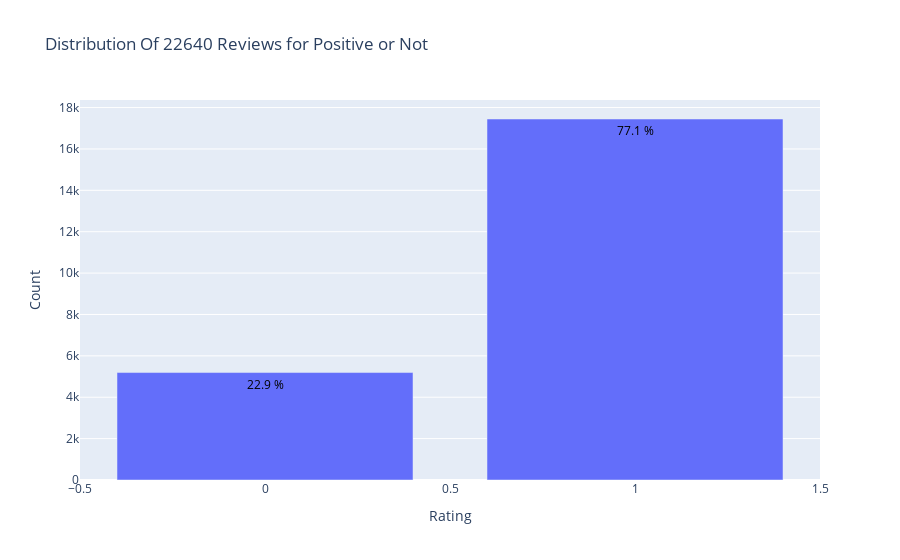

Notebook code cell kept with this figure:
### Code cell
data = df['Positive_Rating'].value_counts().sort_index(ascending=False)
trace = go.Bar(x = data.index,
               text = ['{:.1f} %'.format(val) for val in (data.values / df.shape[0] * 100)],
               textposition = 'auto',
               textfont = dict(color = '#000000'),
               y = data.values,
               )
# Create layout
layout = dict(title = 'Distribution Of {} Reviews for Positive or Not'.format(df.shape[0]),
              xaxis = dict(title = 'Rating'),
              yaxis = dict(title = 'Count'))
# Create plot
fig = go.Figure(data=[trace], layout=layout)
iplot(fig)

 # Do this first so we don't create a file if image conversion fails
img_data = to_image(fig,
        format='png',
        width=800,
        height=500,
        scale=5)


fig.write_image("./images/target_distribution.png", scale=5)

### Figure 1 — Plotly figure (JSON) as saved in the notebook; plotly's stock layout.template omitted (floating-point values rounded to 4 significant figures)
{"data": [{"text": ["77.1 %", "22.9 %"], "textfont": {"color": "#000000"}, "textposition": "auto", "type": "bar", "x": [1, 0], "y": [17447, 5193]}], "layout": {"title": {"text": "Distribution Of 22640 Reviews for Positive or Not"}, "xaxis": {"title": {"text": "Rating"}}, "yaxis": {"title": {"text": "Count"}}}}
